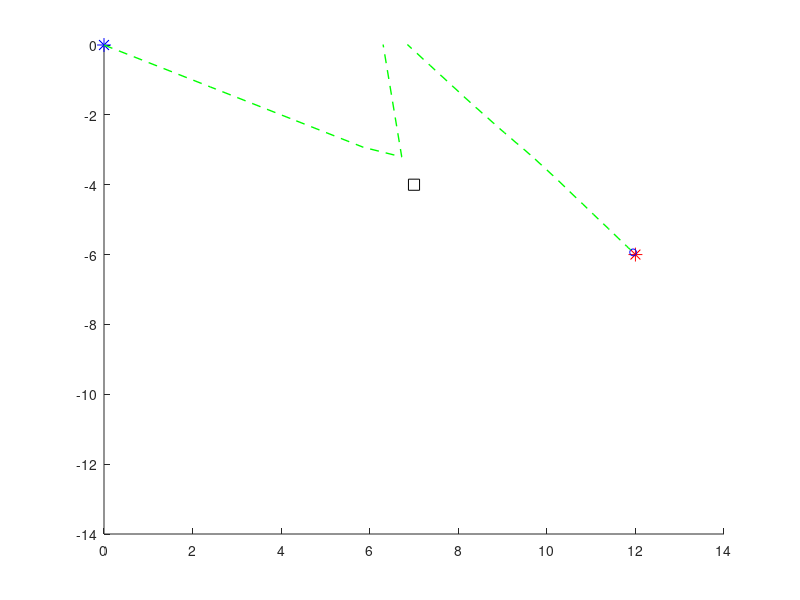

MATLAB code to generate this figure:
clear;clc
    % 参数设置
    start = [0, 0];   % 创建机器人起始位置
    goal = [12, -6];        % 目标位置
    k_att = 1;              % 引力增益参数
    k_rep = 20;             % 斥力增益参数
    d_safe = 3;             % 安全距离        
    
    
    % 创建障碍物
    obstacles = [7,-4];
    
    % 创建机器人起始位置
    robot = start;
    
    % 迭代次数和步长
    maxIterations = 100;
    stepSize = 0.2;
    
    % 轨迹记录器
    trajectory = robot;
    
    % 迭代更新机器人位置
    for i = 1:maxIterations
        % 计算机器人受到的引力
        attForce = k_att * (goal - robot);
        
        % 计算机器人受到的斥力
        repForce = [0, 0];
        for j = 1:size(obstacles, 1)
            obstacle = obstacles(j, :);
            dist = norm(robot - obstacle);
            if dist < d_safe
                repForce = repForce + k_rep * (1 / dist - 1 / d_safe) * (robot - obstacle) / dist^3;
            end
        end
        
        % 更新机器人位置
        robot = robot + stepSize * (attForce + repForce);
        
        % 记录轨迹
        trajectory = [trajectory; robot];
        
        % 绘制机器人和障碍物
        clf;
        hold on;
        plot(start(1),start(2), 'b*', 'MarkerSize', 10);
        plot(goal(1), goal(2), 'r*', 'MarkerSize', 10);
        plot(robot(1), robot(2), 'bo', 'MarkerSize', 5);
        plot(obstacles(:, 1), obstacles(:, 2), 'ks', 'MarkerSize', 8);
        plot(trajectory(:, 1), trajectory(:, 2), 'g--', 'LineWidth', 1);
        xlim([0, 14]);
        ylim([-14, 0]);
        drawnow;
        
        % 判断是否到达目标位置
        if norm(robot - goal) < 0.1
            disp('目标达到！');
            break;
        end
    end


